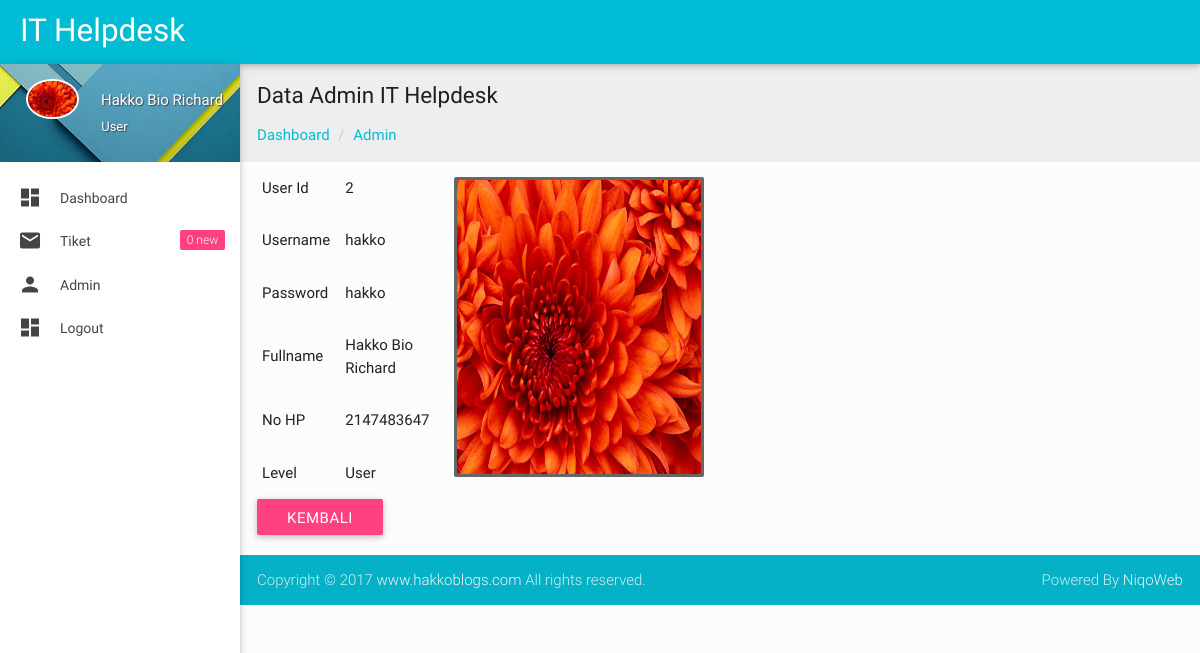
The page /admin/detail-admin.php?id=2 (signed in) on the database its author committed.
### tables this page shows
CREATE TABLE `user` (
  `user_id` int(10) NOT NULL AUTO_INCREMENT,
  `username` varchar(30) NOT NULL,
  `password` varchar(30) NOT NULL,
  `fullname` varchar(50) NOT NULL,
  `no_hp` int(14) NOT NULL,
  `level` varchar(10) NOT NULL,
  `gambar` varchar(150) NOT NULL,
  PRIMARY KEY (`user_id`)
);

### admin/detail-admin.php (the view, shortened to what this page needs)
<?php
if (empty($_SESSION['username'])){
	header('location:../index.php');
} else {
	include "../conn.php";
?>
<!DOCTYPE html>
<html lang="en">
<?php include "head.php"; ?>
<body>
<?php include "header.php"; ?>
  <div id="main">
    <div class="wrapper">
      <?php include "menu.php"; ?>
<?php } ?>
      <section id="content">
        <div id="breadcrumbs-wrapper" class=" grey lighten-3">
          <div class="container">
            <div class="row">
              <div class="col s12 m12 l12">
                <h5 class="breadcrumbs-title">Data Admin IT Helpdesk</h5>
                <ol class="breadcrumb">
                    <li><a href="index.php">Dashboard</a></li>
                    <li><a href="admin.php">Admin</a></li>
                </ol>
              </div>
            </div>
          </div>
        </div>
        <div class="container">
          <?php
            $query = mysqli_query($koneksi, "SELECT * FROM user WHERE user_id='$_GET[id]'");
            $data  = mysqli_fetch_array($query);
            ?>
          <div class="row">
          <div class="col s12 m12 l6">
                                     <div class="table table-responsive">
                   <table id="example" class="table table-hover table-bordered">
                      <tr>
                      <td>User Id</td>
                      <td><?php echo $data['user_id']; ?></td>
                      <td rowspan="6"><div class="pull-right image">
                            <img src="<?php echo $data['gambar']; ?>" class="img-rounded" height="300" width="250" alt="User Image" style="border: 3px solid #666; border-radius: 2px;" />
                        </div></td>
                      </tr>
                      <tr>
                      <td width="250">Username</td>
                      <td width="565" colspan="1"><?php echo $data['username']; ?></td>
                      </tr>
                      <tr>
                      <td>Password</td>
                      <td><?php echo $data['password']; ?></td>
                      </tr>
                      <tr>
                      <td>Fullname</td>
                      <td><?php echo $data['fullname']; ?></td>
                      </tr>
                      <tr>
                      <td>No HP</td></td>
                      <td><?php echo $data['no_hp']; ?></td>
                      </tr>
                       <tr>
                      <td>Level</td>
                      <td><?php echo $data['level']; ?></td>
                      </tr>
                      </table>
                      <div class="text-right">
                  <a href="admin.php" class="btn btn-sm btn-warning">Kembali <i class="fa fa-arrow-circle-right"></i></a>
                </div>
          </div>
          </div>
        </div>
      </section>
    </div>
  </div>
 <?php include "footer.php"; ?>
</body>
</html>

### admin/head.php (shortened to what this page needs)
<head>
    <link href="css/materialize.css" type="text/css" rel="stylesheet" media="screen,projection">
    <link href="css/style.css" type="text/css" rel="stylesheet" media="screen,projection">
    <link href="https://cdn.datatables.net/1.10.15/css/dataTables.bootstrap.min.css" type="text/css" rel="stylesheet" media="screen,projection">
    <link rel="stylesheet" href="../dist/sweetalert.css">
    <link href="js/plugins/perfect-scrollbar/perfect-scrollbar.css" type="text/css" rel="stylesheet" media="screen,projection">
    <link href="js/plugins/jvectormap/jquery-jvectormap.css" type="text/css" rel="stylesheet" media="screen,projection">
    <link href="js/plugins/chartist-js/chartist.min.css" type="text/css" rel="stylesheet" media="screen,projection">
    <link href="js/plugins/data-tables/css/jquery.dataTables.min.css" type="text/css" rel="stylesheet" media="screen,projection">
</head>

### admin/header.php (shortened to what this page needs)
<header id="header" class="page-topbar">
        <div class="navbar-fixed">
            <nav class="cyan">
                <div class="nav-wrapper">
                    <h5 class="logo-wrapper"><a href="index.php" class="brand-logo darken-1"> <span class="logo-text">IT Helpdesk  </span>   </a> </h5>
                </div>
            </nav>
        </div>
    </header>

### admin/menu.php (shortened to what this page needs)
<aside id="left-sidebar-nav">
                <ul id="slide-out" class="side-nav fixed leftside-navigation">
                    <li class="user-details cyan darken-2">
                        <div class="row">
                            <div class="col col s4 m4 l4">
                                <img src="<?php echo $_SESSION['gambar']; ?>" alt="" style="border: 2px solid white;" class="circle responsive-img valign profile-image">
                            </div>
                            <div class="col col s8 m8 l8">
                                <a class="btn-flat dropdown-button waves-effect waves-light white-text profile-btn" href="#" data-activates="profile-dropdown"><?php echo $_SESSION['fullname']; ?><i class="mdi-navigation-arrow-drop-down right"></i></a>
                                <p class="user-roal"><?php echo $_SESSION['level']; ?></p>
                            </div>
                        </div>
                    </li>
                    <li class="bold"><a href="index.php" class="waves-effect waves-cyan"><i class="mdi-action-dashboard"></i> Dashboard</a>
                    </li>
                    <?php
                    $tanggal = date("D/m/y");
                     $tampil2=mysqli_query($koneksi, "select * from tiket where tanggal='$tanggal' and status='open'");
                        $total2=mysqli_num_rows($tampil2);
                        ?>
                    <li class="no-padding">
                        <ul class="collapsible collapsible-accordion">
                            <li class="bold"><a class="collapsible-header waves-effect waves-cyan"><i class="mdi-communication-email"></i> Tiket <span class="new badge"><?php echo $total2; ?></span></a>
                            </li>
                        </ul>
                    </li>
                    <li class="no-padding">
                        <ul class="collapsible collapsible-accordion">
                            <li class="bold"><a class="collapsible-header waves-effect waves-cyan"><i class="mdi-social-person"></i> Admin </a>
                            </li>
                        </ul>
                    </li>
                    <li class="bold"><a href="../logout.php" class="waves-effect waves-cyan"><i class="mdi-action-dashboard"></i>Logout</a>
                </ul>
            </aside>

### admin/footer.php
<footer class="page-footer">
        <div class="footer-copyright">
            <div class="container">
                Copyright &copy; 2017 <a class="grey-text text-lighten-4" href="http://www.hakkoblogs.com" target="_blank">www.hakkoblogs.com</a> All rights reserved.
                <span class="right"> Powered By  <a class="grey-text text-lighten-4" href="http://niqoweb.com/">NiqoWeb</a></span>
            </div>
        </div>
    </footer>

### admin/css/style.css (style rules this page uses)
body { background-color: #fcfcfc; }
#main, footer { padding-left: 240px; }
.container { padding: 0 0.5rem; margin: 0 auto; max-width: 100% !important; width: 98%; }
#left-sidebar-nav span.badge.new { line-height: 20px; margin-top: 11px; }
#content .container .row { margin-bottom: 0; }
@media only screen and (min-width: 601px) { .container { width: 98%; } }
@media only screen and (min-width: 993px) { .container { width: 98%; } }
header .brand-logo { margin: 5px 0px; padding: 0 20px; }
ul.side-nav.fixed { top: 64px; }
.side-nav a { line-height: 42px; height: 42px; }
#left-sidebar-nav { position: fixed; width: 100px; left: 180px; z-index: 999; height: auto; }
#slide-out li a i { line-height: inherit; width: 2rem; font-size: 1.6rem; display: block; float: left; text-align: center; margin-right: 1rem; }
ul.side-nav li { padding: 0; }
ul.side-nav .collapsible-header { margin: 0; }
ul.side-nav.fixed { overflow: hidden; }
ul.side-nav.fixed li { line-height: 44px; }
ul.side-nav.fixed li a { font-size: 14px; font-weight: 400; }
ul.side-nav.fixed ul.collapsible-accordion { background-color: #FFF; }
ul.side-nav.fixed li.user-details { background: url(../images/user-bg.jpg) no-repeat center center; -webkit-background-size: cover; -moz-background-size: cover; -o-background-size: cover; background-size: cover; margin-bottom: 15px; padding: 15px 0px 0px 15px; }
.user-details .row { margin: 0; }
ul.side-nav.fixed .profile-btn { margin: 0; text-transform: capitalize; padding: 0; text-shadow: 1px 1px 1px #444; font-size: 15px; }
.user-roal { color: #fff; margin-top: -16px; font-size: 13px; text-shadow: 1px 1px 1px #444; }
.bold > a { font-weight: bold; }
.breadcrumb { padding: 0px; margin: 15px 0px; list-style: none; }
.breadcrumbs-title { font-size: 1.5rem; line-height: 1.804rem; margin: 18px 0px 0px 0px; }
.breadcrumb > li { display: inline-block; }
.breadcrumb a { color: #00bcd4; }
.breadcrumb > li + li:before { padding: 0 5px; color: #ccc; content: "/\00a0"; }
.collapsible-header { font-weight: 500; }
footer.page-footer { padding-top: 0px; }

### rows shown on the page
user: user_id "2", gambar (picture), username "hakko", password "hakko", fullname "Hakko Bio Richard", no_hp "2147483647", level "User"

### other values the page prints
$_SESSION['fullname'] "Hakko Bio Richard"
$_SESSION['level'] "User"
$total2 "0"
